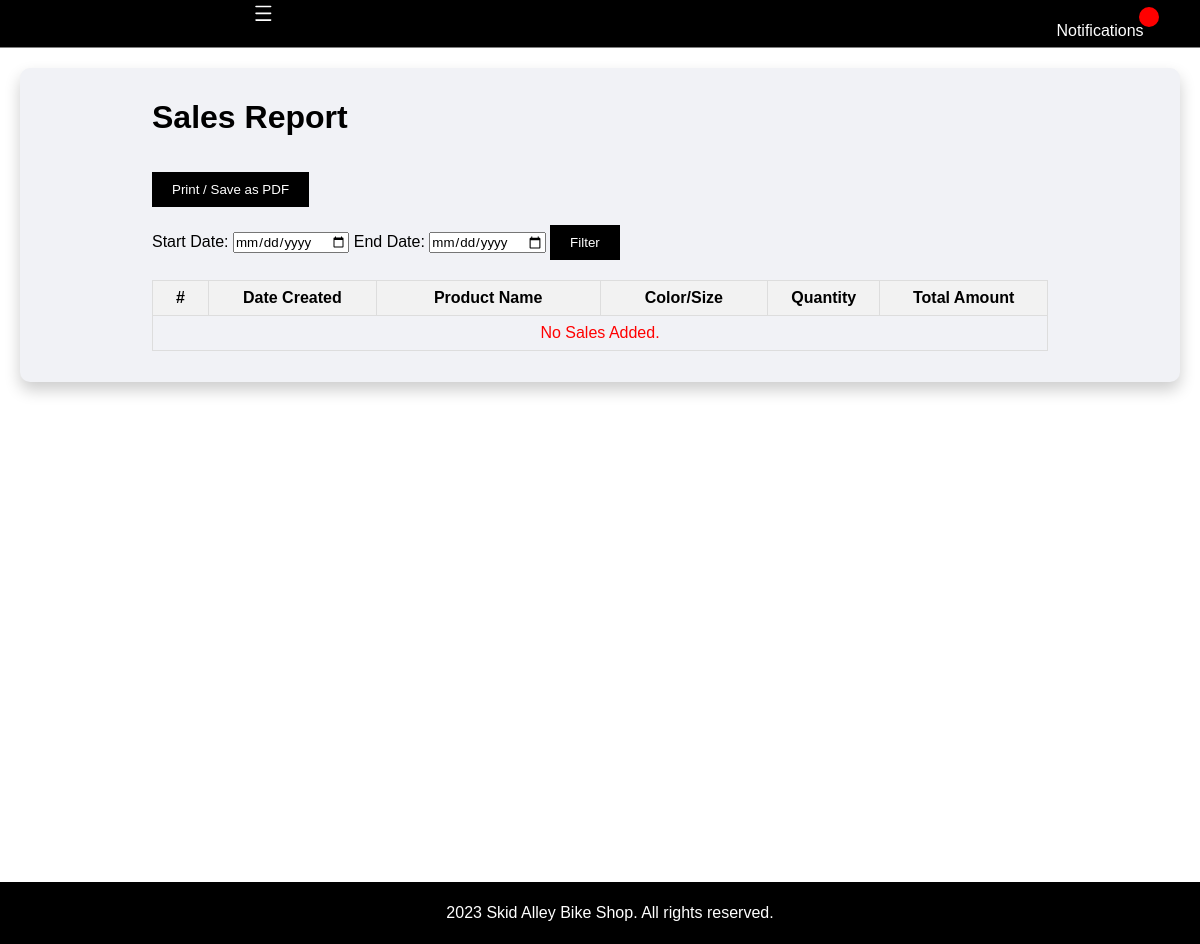
Before: /admin/sales-report.php (signed in) with the older database file.
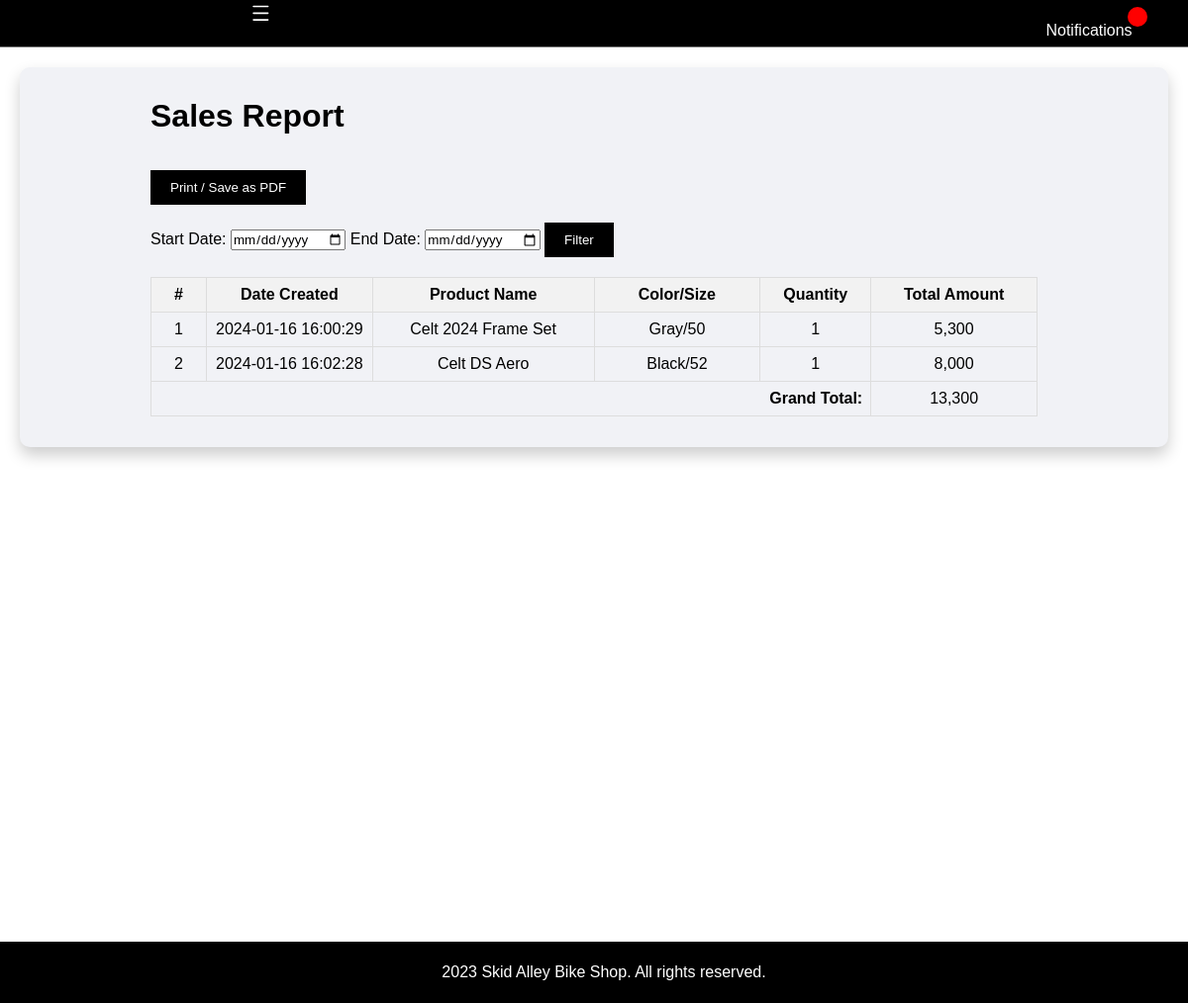
After: the same page with the newer database file.
### tables this page shows
CREATE TABLE `order_products` (
  `id` int(11) NOT NULL,
  `order_id` int(11) NOT NULL,
  `product_id` int(11) NOT NULL,
  `quantity` int(11) NOT NULL,
  `price_per_unit` decimal(10,2) NOT NULL,
  `color` varchar(255) DEFAULT NULL,
  `size` varchar(255) DEFAULT NULL
);

CREATE TABLE `order_list` (
  `id` int(10) NOT NULL,
  `ref_code` varchar(100) NOT NULL,
  `client_id` int(30) NOT NULL,
  `gcash_receipts_id` int(11) DEFAULT NULL,
  `total_amount` float NOT NULL DEFAULT 0,
  `delivery_address` text NOT NULL,
  `payment_method` varchar(250) NOT NULL,
  `message` varchar(255) NOT NULL,
  `status` tinyint(1) NOT NULL DEFAULT 0 COMMENT '0=pending,1 = packed, 2 = for delivery, 3 = on the way, 4 = delivered, 5=cancelled',
  `order_receive` tinyint(1) NOT NULL,
  `date_created` datetime NOT NULL DEFAULT current_timestamp(),
  `date_updated` datetime DEFAULT NULL ON UPDATE current_timestamp()
);

CREATE TABLE `product_list` (
  `id` int(10) NOT NULL,
  `brand_id` int(11) NOT NULL,
  `category_id` int(11) NOT NULL,
  `name` varchar(250) NOT NULL,
  `models` varchar(250) NOT NULL,
  `description` varchar(10000) NOT NULL,
  `price` float NOT NULL,
  `status` tinyint(1) NOT NULL DEFAULT 1,
  `image_path` text NOT NULL,
  `delete_flag` tinyint(1) NOT NULL
);

### admin/sales-report.php (the view, shortened to what this page needs)
<?php include('partials/menu.php'); ?>
<div class="main-content">
    <div class="wrapper">
        <h1>Sales Report</h1>
        <br /><br />
        <button onclick="printSalesReport()" class="print-button">Print / Save as PDF</button>
        <br><br>
        <div class="filter">
            <form method="post" action="">
                <label for="start_date">Start Date:</label>
                <input type="date" id="start_date" name="start_date">
                <label for="end_date">End Date:</label>
                <input type="date" id="end_date" name="end_date">
                <input type="submit" value="Filter" class="filter-button">
            </form>
        </div>
        <table class="tbl-full">
            <tr>
                <th style="width: 5%;">#</th>
                <th style="width: 15%;">Date Created</th>
                <th style="width: 20%;">Product Name</th>
                <th style="width: 15%;">Color/Size</th>
                <th style="width: 10%;">Quantity</th>
                <th style="width: 15%;">Total Amount</th>
            </tr>
            <?php
            if ($_SERVER["REQUEST_METHOD"] == "POST") {
                $start_date = $_POST["start_date"];
                $end_date = $_POST["end_date"];
                $sql = "SELECT ol.id, ol.ref_code, pl.name AS product_name, op.color, op.size, op.quantity, ol.total_amount, ol.delivery_address, ol.payment_method, ol.date_created
                        FROM order_list ol
                        JOIN order_products op ON ol.id = op.order_id
                        JOIN product_list pl ON op.product_id = pl.id
                        WHERE ol.order_receive = 1 AND ol.date_created BETWEEN '$start_date' AND '$end_date'";
            } else {
                $sql = "SELECT ol.id, ol.ref_code, pl.name AS product_name, op.color, op.size, op.quantity, ol.total_amount, ol.delivery_address, ol.payment_method, ol.date_created
                        FROM order_list ol
                        JOIN order_products op ON ol.id = op.order_id
                        JOIN product_list pl ON op.product_id = pl.id
                        WHERE ol.order_receive = 1";
            }
            $res = mysqli_query($conn, $sql);
            $count = mysqli_num_rows($res);
            $sn = 1;
            $grandTotal = 0;
            if ($count > 0) {
                while ($row = mysqli_fetch_assoc($res)) {
                    $dateCreated = $row['date_created'];
                    $product_name = $row['product_name'];
                    $color = $row['color'];
                    $size = $row['size'];
                    $quantity = $row['quantity'];
                    $totalAmount = $row['total_amount'];
                    $grandTotal += $totalAmount;
                    ?>
                    <tr>
                        <td><?php echo $sn++; ?></td>
                        <td><?php echo $dateCreated; ?></td>
                        <td><?php echo $product_name; ?></td>
                        <td><?php echo $color . '/' . $size; ?></td>
                        <td><?php echo $quantity; ?></td>
                        <td><?php echo number_format($totalAmount); ?></td>
                    </tr>
                    <?php
                }
            } else {
                ?>
                <tr>
                    <td colspan='8'><div class='error'>No Sales Added.</div></td>
                </tr>
                <?php
            }
            ?>
            <?php if ($count > 0) : ?>
                <tr>
                    <td colspan="5" style="text-align: right; font-weight: bold;">Grand Total:</td>
                    <td><?php echo number_format($grandTotal); ?></td>
                </tr>
            <?php endif; ?>
        </table>
    </div>
</div>
<?php include('partials/footer.php'); ?>

Changed rows visible on the page:
added order_products: order.date_created "2024-01-16 16:00:29", product.name "Celt 2024 Frame Set", color "Gray", size "50", quantity "1", order.total_amount "5,300"
added order_products: order.date_created "2024-01-16 16:02:28", product.name "Celt DS Aero", color "Black", size "52", quantity "1", order.total_amount "8,000"
Other visible differences:
$grandTotal: (not shown) → "13,300"
text no longer shown: "No Sales Added."
text now shown: "Grand Total:"
